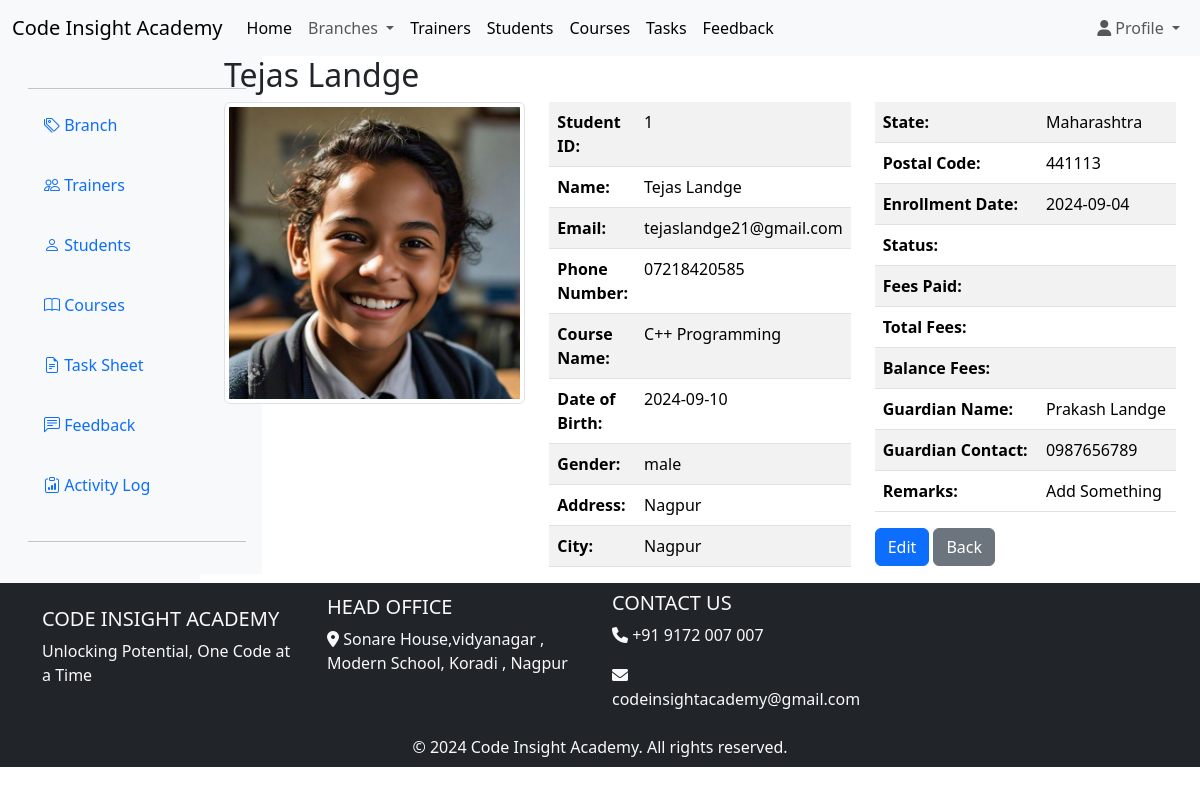
The app's page /superadmin/student_details.php?id=1 (signed in), older data.
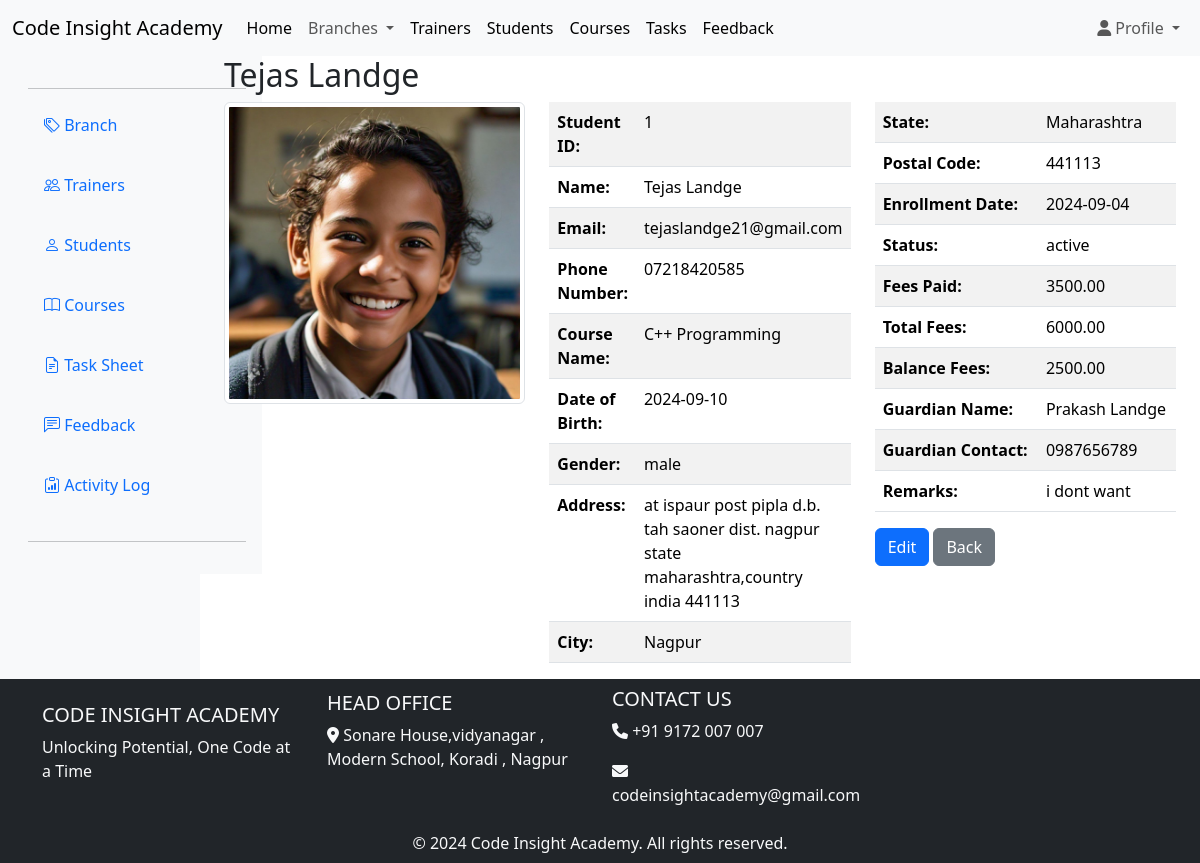
The same page, newer data.
### tables this page shows
CREATE TABLE `students` (
  `student_id` int(11) NOT NULL,
  `first_name` varchar(100) DEFAULT NULL,
  `last_name` varchar(100) DEFAULT NULL,
  `email` varchar(255) DEFAULT NULL,
  `phone_number` varchar(20) DEFAULT NULL,
  `course_name` varchar(255) NOT NULL,
  `date_of_birth` date DEFAULT NULL,
  `gender` enum('male','female','other') DEFAULT NULL,
  `address` varchar(255) DEFAULT NULL,
  `city` varchar(100) DEFAULT NULL,
  `state` varchar(100) DEFAULT NULL,
  `postal_code` varchar(10) DEFAULT NULL,
  `enrollment_date` date DEFAULT NULL,
  `status` enum('active','inactive') DEFAULT NULL,
  `fees_paid` decimal(10,2) DEFAULT NULL,
  `total_fees` decimal(10,2) DEFAULT NULL,
  `balance_fees` decimal(10,2) DEFAULT NULL,
  `guardian_name` varchar(255) DEFAULT NULL,
  `guardian_contact` varchar(20) DEFAULT NULL,
  `profile` varchar(255) DEFAULT NULL,
  `remarks` text DEFAULT NULL
);

### superadmin/student_details.php (the view, shortened to what this page needs)
<?php
include '../includes/db.php';
include '../includes/header.php';
if (isset($_GET['id'])) {
    $student_id = $_GET['id'];
    $sql = "SELECT * FROM students WHERE student_id = '$student_id'";
    $result = mysqli_query($conn, $sql);
    $student = mysqli_fetch_assoc($result);
} else {
    echo "No student selected.";
    exit;
}
?>
<div class="container-fluid">
    <div class="row">
        <nav id="sidebar" class="col-md-3 d-none d-md-block col-lg-2 d-md-block bg-light fixed-top-10">
            <?php include '../includes/sidebar.php'; ?>
        </nav>
        <main class="col-md-9 ms-sm-auto col-lg-10 px-md-4">
            <h2><?php echo $student['first_name'] . ' ' . $student['last_name']; ?></h2>
            <div class="row">
                <div class="col-md-4">
                    <img src="../student_profile/<?php echo $student['profile']; ?>" alt="Profile Photo"
                        class="img-fluid img-thumbnail">
                </div>
                <div class="col-md-4">
                    <table class="table table-striped">
                        <tr>
                            <th>Student ID:</th>
                            <td><?php echo $student['student_id']; ?></td>
                        </tr>
                        <tr>
                            <th>Name:</th>
                            <td><?php echo $student['first_name'] . ' ' . $student['last_name']; ?></td>
                        </tr>
                        <tr>
                            <th>Email:</th>
                            <td><?php echo $student['email']; ?></td>
                        </tr>
                        <tr>
                            <th>Phone Number:</th>
                            <td><?php echo $student['phone_number']; ?></td>
                        </tr>
                        <tr>
                            <th>Course Name:</th>
                            <td><?php echo $student['course_name']; ?></td>
                        </tr>
                        <tr>
                            <th>Date of Birth:</th>
                            <td><?php echo $student['date_of_birth']; ?></td>
                        </tr>
                        <tr>
                            <th>Gender:</th>
                            <td><?php echo $student['gender']; ?></td>
                        </tr>
                        <tr>
                            <th>Address:</th>
                            <td><?php echo $student['address']; ?></td>
                        </tr>
                        <tr>
                            <th>City:</th>
                            <td><?php echo $student['city']; ?></td>
                        </tr>
                    </table>
                </div>
                <div class="col-md-4">
                    <table class="table table-striped">
                        <tr>
                            <th>State:</th>
                            <td><?php echo $student['state']; ?></td>
                        </tr>
                        <tr>
                            <th>Postal Code:</th>
                            <td><?php echo $student['postal_code']; ?></td>
                        </tr>
                        <tr>
                            <th>Enrollment Date:</th>
                            <td><?php echo $student['enrollment_date']; ?></td>
                        </tr>
                        <tr>
                            <th>Status:</th>
                            <td><?php echo $student['status']; ?></td>
                        </tr>
                        <tr>
                            <th>Fees Paid:</th>
                            <td><?php echo $student['fees_paid']; ?></td>
                        </tr>
                        <tr>
                            <th>Total Fees:</th>
                            <td><?php echo $student['total_fees']; ?></td>
                        </tr>
                        <tr>
                            <th>Balance Fees:</th>
                            <td><?php echo $student['balance_fees']; ?></td>
                        </tr>
                        <tr>
                            <th>Guardian Name:</th>
                            <td><?php echo $student['guardian_name']; ?></td>
                        </tr>
                        <tr>
                            <th>Guardian Contact:</th>
                            <td><?php echo $student['guardian_contact']; ?></td>
                        </tr>
                        <tr>
                            <th>Remarks:</th>
                            <td><?php echo $student['remarks']; ?></td>
                        </tr>
                    </table>
                    <a href="../edit/edit_student.php?id=<?php echo $student['student_id']; ?>" class="btn btn-primary">Edit
                        </a>
                    <a href="../superadmin/students.php" class="btn btn-secondary">Back</a>
                </div>
            </div>
        </main>
    </div>
</div>
<?php include '../includes/footer.php'; ?>

Row changes from the older to the newer data that the page shows:
changed students "Tejas": address "Nagpur" → "at ispaur post pipla d.b. tah saoner dist. nagpur state maharashtra,country india 441113"; status (not shown) → "active"; fees_paid (not shown) → "3500.00"; total_fees (not shown) → "6000.00"; balance_fees (not shown) → "2500.00"; remarks "Add Something" → "i dont want"
